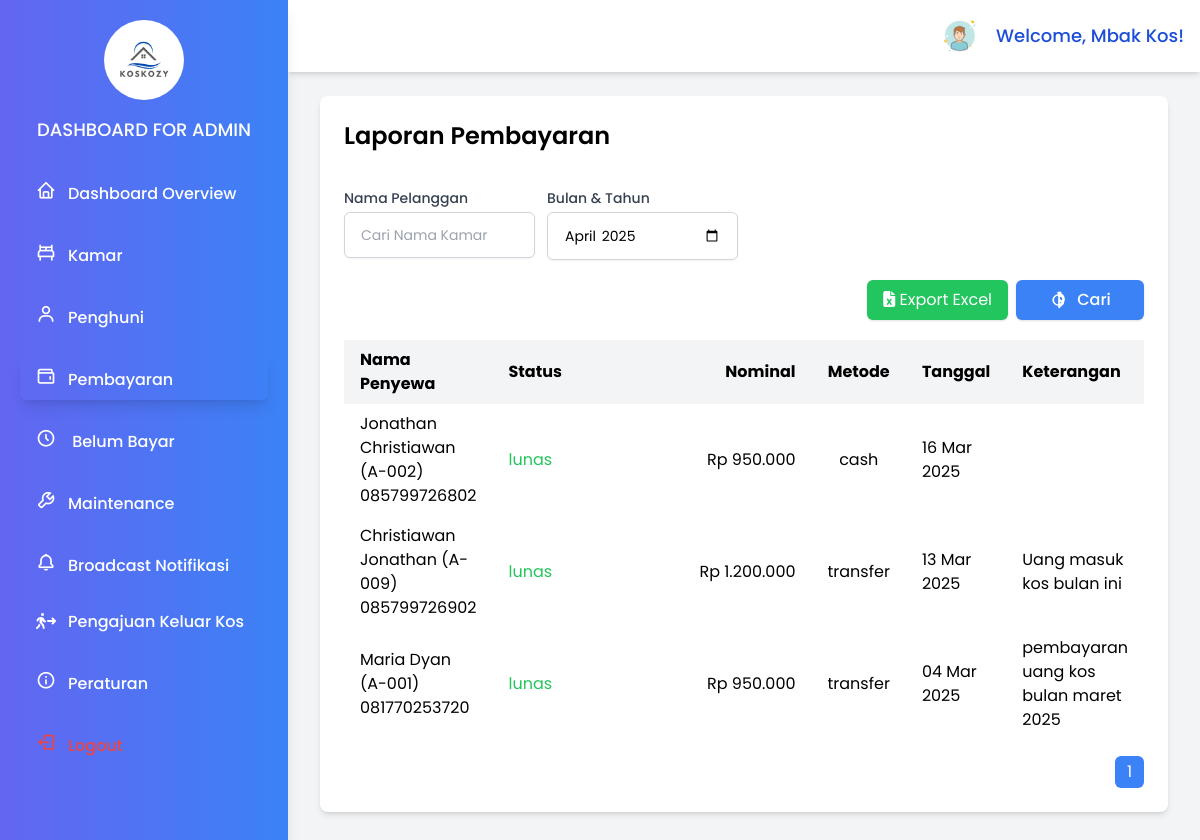
Before: /page/admin/pembayaran.php (signed in) with the older database file.
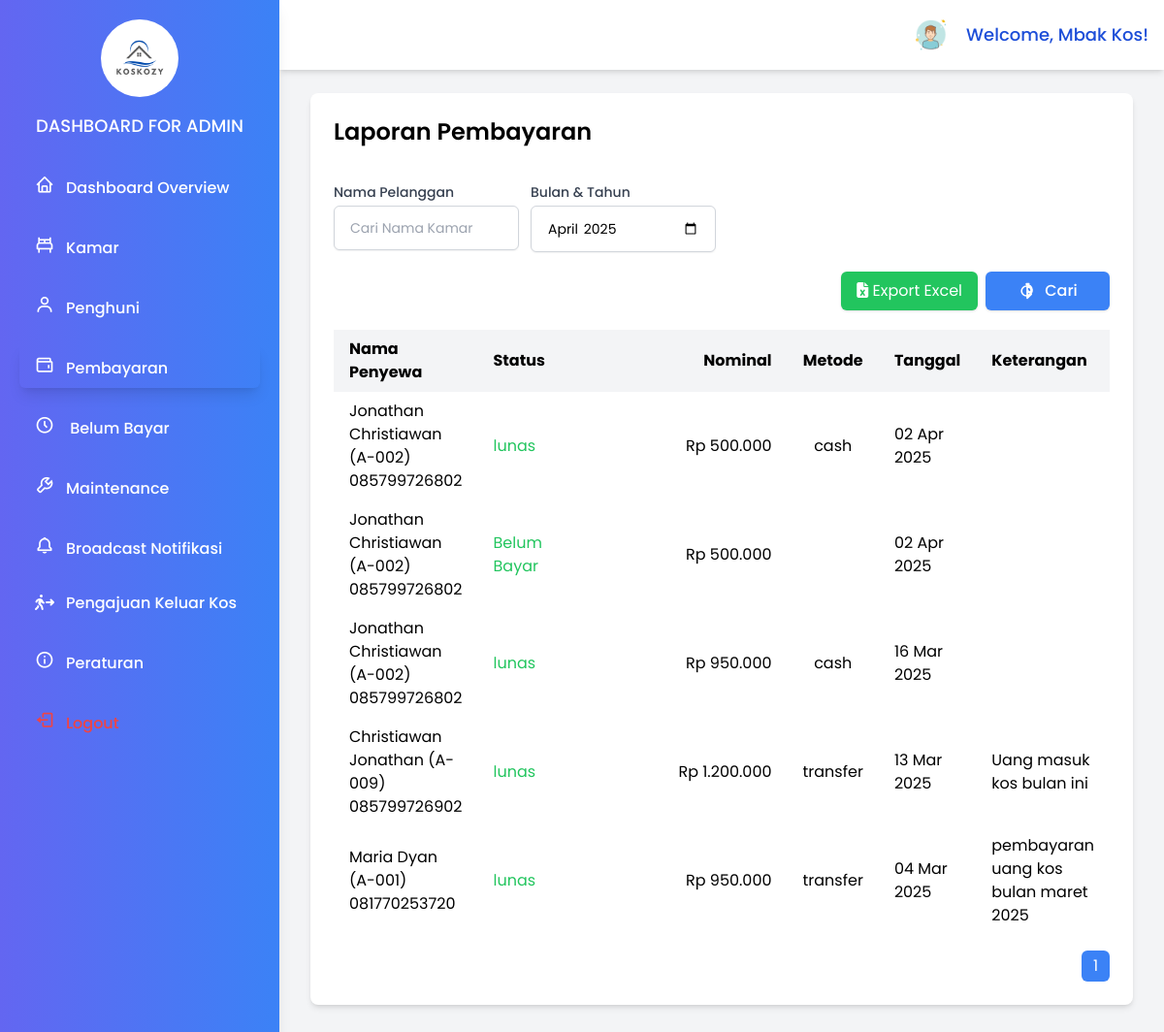
After: the same page with the newer database file.
### tables this page shows
CREATE TABLE `users` (
  `id` int(11) NOT NULL,
  `username` varchar(50) NOT NULL,
  `id_penghuni` int(20) NOT NULL,
  `name` varchar(225) NOT NULL,
  `password_hash` varchar(255) NOT NULL,
  `role` enum('admin','superadmin','user') NOT NULL,
  `created_at` timestamp NOT NULL DEFAULT current_timestamp(),
  `updated_at` timestamp NOT NULL DEFAULT current_timestamp() ON UPDATE current_timestamp()
);

CREATE TABLE `pembayaran` (
  `id` int(11) NOT NULL,
  `penghuni_id` int(11) NOT NULL,
  `jumlah` decimal(10,2) NOT NULL,
  `tanggal_bayar` date NOT NULL,
  `status` enum('Belum Bayar','lunas') DEFAULT 'Belum Bayar',
  `metode` enum('cash','transfer','qris') DEFAULT NULL,
  `bukti_transfer` varchar(255) DEFAULT NULL,
  `keterangan` text NOT NULL,
  `created_at` timestamp NOT NULL DEFAULT current_timestamp(),
  `updated_at` timestamp NOT NULL DEFAULT current_timestamp() ON UPDATE current_timestamp()
);

CREATE TABLE `penghuni` (
  `id` int(11) NOT NULL,
  `room_id` int(11) NOT NULL,
  `nama` varchar(255) NOT NULL,
  `jenis_kelamin` varchar(10) NOT NULL,
  `nomor_telepon` varchar(50) DEFAULT NULL,
  `alamat_asal` text DEFAULT NULL,
  `status` enum('active','inactive') DEFAULT 'active',
  `tanggal_masuk` date DEFAULT NULL,
  `tanggal_keluar` date DEFAULT NULL,
  `ktp` varchar(50) DEFAULT NULL,
  `nomor_darurat` varchar(50) DEFAULT NULL,
  `username` varchar(50) NOT NULL,
  `password` varchar(255) NOT NULL,
  `created_at` timestamp NOT NULL DEFAULT current_timestamp(),
  `updated_at` timestamp NOT NULL DEFAULT current_timestamp() ON UPDATE current_timestamp()
);

CREATE TABLE `rooms` (
  `id` int(11) NOT NULL,
  `name` varchar(255) NOT NULL,
  `type` varchar(50) NOT NULL,
  `ac` varchar(225) NOT NULL,
  `price` decimal(10,2) NOT NULL,
  `status` varchar(225) DEFAULT NULL,
  `active` varchar(20) NOT NULL,
  `capacity` int(11) NOT NULL,
  `description` text DEFAULT NULL,
  `foto` longblob DEFAULT NULL,
  `created_at` timestamp NOT NULL DEFAULT current_timestamp(),
  `updated_at` timestamp NOT NULL DEFAULT current_timestamp() ON UPDATE current_timestamp()
);

### page/admin/pembayaran.php (the view, shortened to what this page needs)
<?php
$host = 'localhost';
$dbname = 'kos_management';
$username = 'root';
$password = '';
try {
   $pdo = new PDO("mysql:host=$host;dbname=$dbname", $username, $password);
   $pdo->setAttribute(PDO::ATTR_ERRMODE, PDO::ERRMODE_EXCEPTION);
   $session_username = $_SESSION['username'];
   $stmt = $pdo->prepare("SELECT name FROM users WHERE username = :username");
   $stmt->execute(['username' => $session_username]);
   $admin = $stmt->fetch(PDO::FETCH_ASSOC);
   $admin_name = $admin['name'] ?? 'Admin';
   $limit = isset($_GET['limit']) ? (int)$_GET['limit'] : 10;
   $page = isset($_GET['page']) ? (int)$_GET['page'] : 1;
   $offset = ($page - 1) * $limit;
   $penghuni_id = isset($_GET['penghuni_id']) ? $_GET['penghuni_id'] : '';
   $month_year = isset($_GET['month_year']) ? $_GET['month_year'] : '';
   $total_sql = "SELECT COUNT(*) FROM pembayaran
                 WHERE penghuni_id LIKE :penghuni_id
                 AND (:month_year = '' OR DATE_FORMAT(tanggal_bayar, '%Y-%m') = :month_year)";
   $total_stmt = $pdo->prepare($total_sql);
   $total_stmt->bindValue(':penghuni_id', "%$penghuni_id%");
   $total_stmt->bindValue(':month_year', $month_year);
   $total_stmt->execute();
   $total_data = $total_stmt->fetchColumn();
   $total_pages = ceil($total_data / $limit);
               $sql = "SELECT
               A.*,
               B.nama AS nama_penghuni,
               B.nomor_telepon AS penghuni_nomor_telepon ,
               C.name AS nomor_kamar
            FROM pembayaran A
            INNER JOIN penghuni B ON A.penghuni_id = B.id
            INNER JOIN rooms C on B.room_id = C.id
           WHERE penghuni_id LIKE :penghuni_id
           AND (:month_year = '' OR DATE_FORMAT(tanggal_bayar, '%Y-%m') = :month_year)
           ORDER BY tanggal_bayar DESC
           LIMIT :limit OFFSET :offset";
   $stmt_bayar = $pdo->prepare($sql);
   $stmt_bayar->bindValue(':penghuni_id', "%$penghuni_id%");
   $stmt_bayar->bindValue(':month_year', $month_year);
   $stmt_bayar->bindValue(':limit', $limit, PDO::PARAM_INT);
   $stmt_bayar->bindValue(':offset', $offset, PDO::PARAM_INT);
   $stmt_bayar->execute();
   $bayar = $stmt_bayar->fetchAll(PDO::FETCH_ASSOC);
} catch (PDOException $e) {
   echo 'Connection failed: ' . $e->getMessage();
   exit();
}
?>
<!DOCTYPE html>
<html lang="en">
<head>
   <script src="https://cdn.tailwindcss.com"></script>
   <link href="https://unpkg.com/boxicons@2.1.4/css/boxicons.min.css" rel="stylesheet">
   <link rel="stylesheet" href="https://cdnjs.cloudflare.com/ajax/libs/font-awesome/6.5.1/css/all.min.css">
</head>
<body class="bg-gray-100 min-h-screen">
<div id="sidebar" class="hidden md:block w-72 h-full bg-gradient-to-r from-indigo-500 to-blue-500 text-gray-800 fixed top-0 left-0 p-5  flex-col shadow-lg z-50">
   <div class="mb-6 text-center">
      <img src="../../assets/logo/Kozie.png" alt="Logo" class="h-20 mx-auto rounded-full">
      <h1 class="text-lg font-medium text-white mt-4 uppercase">
         Dashboard for Admin
      </h1>
   </div>
   <nav>
      <ul class="space-y-4">
            <li><a href="dashboard-admin.php" class="block px-4 py-2 rounded-md text-white font-medium bg-tr hover:text-blue-300 items-center space-x-3  "><i class="bx bx-home text-xl"></i><span>Dashboard Overview</span></a></li>
            <li><a href="kamar.php" class="block px-4 py-2 rounded-md font-medium text-white hover:text-blue-300  items-center space-x-3"><i class="bx bx-bed text-xl"></i><span>Kamar</span></a></li>
            <li><a href="penghuni.php" class="block px-4 py-2 rounded-md font-medium text-white hover:text-blue-300  items-center space-x-3"><i class="bx bx-user text-xl"></i><span>Penghuni</span></a></li>
            <li><a href="pembayaran.php" class="block px-4 py-2 rounded-md font-medium text-white hover:text-blue-300  shadow-lg items-center space-x-3"><i class="bx bx-wallet text-xl"></i><span>Pembayaran</span></a></li>
            <li>
               <a href="belum-bayar.php" class="block px-4 py-2 rounded-md font-medium text-white hover:text-blue-300 items-center space-x-3">
                  <i class="bx bx-time-five text-xl"></i>
                  <span>Belum Bayar</span>
               </a>
            </li>
            <li><a href="maintenance.php" class="block px-4 py-2 rounded-md font-medium text-white hover:text-blue-300  items-center space-x-3"><i class="bx bx-wrench text-xl"></i><span>Maintenance</span></a></li>
            <li><a href="broadcast.php" class="block px-4 py-2 rounded-md font-medium  text-white hover:text-blue-300  items-center space-x-3"><i class="bx bx-bell text-xl"></i><span>Broadcast Notifikasi</span></a></li>
            <li><a href="pengajuan-keluar.php" class="block px-4 py-2 rounded-md font-medium text-white hover:text-blue-300 items-center space-x-3"><i class="fa-solid fa-person-walking-arrow-right text-md"></i><span>Pengajuan Keluar Kos</span></a></li>
            <li><a href="peraturan.php" class="block px-4 py-2 rounded-md font-medium text-white hover:text-blue-300 items-center space-x-3"><i class="bx bx-info-circle text-xl"></i><span>Peraturan</span></a></li>
            <li><a href="../../logout.php" class="block px-4 py-2 rounded-md text-red-500 hover:text-red-700  items-center space-x-3 font-medium"><i class="bx bx-log-out text-xl"></i><span>Logout</span></a></li>
      </ul>
   </nav>
</div>
<div class="md:ml-72 flex flex-col min-h-screen">
   <nav class="flex items-center justify-end bg-white p-4 fixed top-0  md:left-72 right-0 shadow-md z-10">
      <div class="flex items-center space-x-4 ">
         <a href="#" class="profile">
            <img src="../../assets/logo/user.png" alt="Profile" class="h-10 w-10 rounded-full">
         </a>
         <span class="text-sm md:text-lg font-medium text-blue-700">
            Welcome, <?php echo htmlspecialchars($admin_name); ?>!
         </span>
      </div>
   </nav>
   <div class="p-8">
      <div class="bg-white rounded-lg shadow-md">
         <div class="p-6 mt-16">
            <div class="justify-between flex mb-5">
               <h2 class="text-2xl font-semibold mb-4">Laporan Pembayaran</h2>
            </div>
            <form action="pembayaran.php" method="GET">
            <div class="mb-5 grid grid-cols-4 gap-3">
               <div class="relative w-full">
                  <label for="name" class="block text-sm font-medium text-gray-700">Nama Pelanggan</label>
                  <input type="text" id="bayar_name" placeholder="Cari Nama Kamar" name="name"
                        class="py-3 px-4 mt-1 block w-full border border-gray-300 rounded-md shadow-sm focus:ring-indigo-500 focus:border-indigo-500 sm:text-sm">
               </div>
               <div class="relative w-full">
                  <label for="month_year" class="block text-sm font-medium text-gray-700">Bulan & Tahun</label>
                  <input type="month" id="month_year" name="month_year" value="<?= date('Y-m'); ?>"
                        class="py-3 px-4 mt-1 block w-full border border-gray-300 rounded-md shadow-sm focus:ring-indigo-500 focus:border-indigo-500 sm:text-sm">
               </div>
            </div>
               <div class="flex items-center justify-end mb-5 gap-2">
                  <a href="../../function/admin/pembayaran/export_excel.php" target="_blank"
                     class="bg-green-500 hover:bg-green-600 text-white px-4 py-2 rounded-md shadow">
                     <i class="fa fa-file-excel"></i> Export Excel
                  </a>
                  <button type="submit" class="flex items-center justify-center gap-2 w-32 bg-blue-500 hover:bg-blue-600 rounded-md px-4 py-2 text-white font-medium shadow">
                     Cari
                  </button>
               </div>
            </form>
            <div class="overflow-x-auto">
               <table class="min-w-full table-auto">
                  <thead>
                     <tr class="bg-gray-100">
                        <th class="px-4 py-2 text-left">Nama Penyewa</th>
                        <th class="px-4 py-2 text-left">Status</th>
                        <th class="px-4 py-2 text-right">Nominal</th>
                        <th class="px-4 py-2 text-center">Metode</th>
                        <th class="px-4 py-2 text-left">Tanggal</th>
                        <th class="px-4 py-2 text-left">Keterangan</th>
                     </tr>
                  </thead>
                  <tbody>
                     <?php if (empty($bayar)): ?>
                        <tr>
                           <td colspan="5" class="text-center py-3">No data available</td>
                        </tr>
                     <?php else: ?>
                        <?php foreach ($bayar as $bayar): ?>
                           <tr>
                              <td class="px-4 py-2"><?php echo htmlspecialchars($bayar['nama_penghuni']); ?>  (<?php echo htmlspecialchars($bayar['nomor_kamar']); ?>) <br> <?php echo htmlspecialchars($bayar['penghuni_nomor_telepon']); ?></td>
                              <td class="px-4 py-2 text-green-500"><?php echo htmlspecialchars($bayar['status']); ?></td>
                              <td class="px-4 py-2 w-60 text-right">
                                 <?php echo 'Rp ' . number_format($bayar['jumlah'], 0, ',', '.'); ?>
                              </td>
                              <td class="px-4 py-2 text-center"><?php echo htmlspecialchars($bayar['metode']); ?></td>
                              <td class="px-4 py-2">
                                          <?php
                                          echo date_format(date_create($bayar['created_at']), 'd M Y');
                                          ?>
                              </td>
                              <td class="px-4 py-2 text-left"><?php echo htmlspecialchars($bayar['keterangan']); ?></td>
                           </tr>
                        <?php endforeach; ?>
                     <?php endif; ?>
                  </tbody>
               </table>
               <div class="flex justify-end mt-4">
                        <nav class="inline-flex space-x-1">
                              <?php for ($i = 1; $i <= $total_pages; $i++): ?>
                                 <a href="?page=<?= $i ?>" class="px-3 py-1 <?= $i == $page ? 'bg-blue-500 text-white' : 'bg-gray-300 text-gray-700 hover:bg-gray-400' ?> rounded-md">
                                    <?= $i ?>
                                 </a>
                              <?php endfor; ?>
                        </nav>
                     </div>
            </div>
         </div>
      </div>
   </div>
</div>
</body>
</html>

### page/admin/pembayaran.php (style rules this page uses)
body { font-family: 'Poppins', sans-serif; }

Changed rows visible on the page:
added pembayaran: penghuni.nama "Jonathan Christiawan", rooms.name "A-002", penghuni.nomor_telepon "085799726802", status "lunas", jumlah "500.000", metode "cash", created_at "02 Apr 2025"
added pembayaran: penghuni.nama "Jonathan Christiawan", rooms.name "A-002", penghuni.nomor_telepon "085799726802", status "Belum Bayar", jumlah "500.000", created_at "02 Apr 2025"
